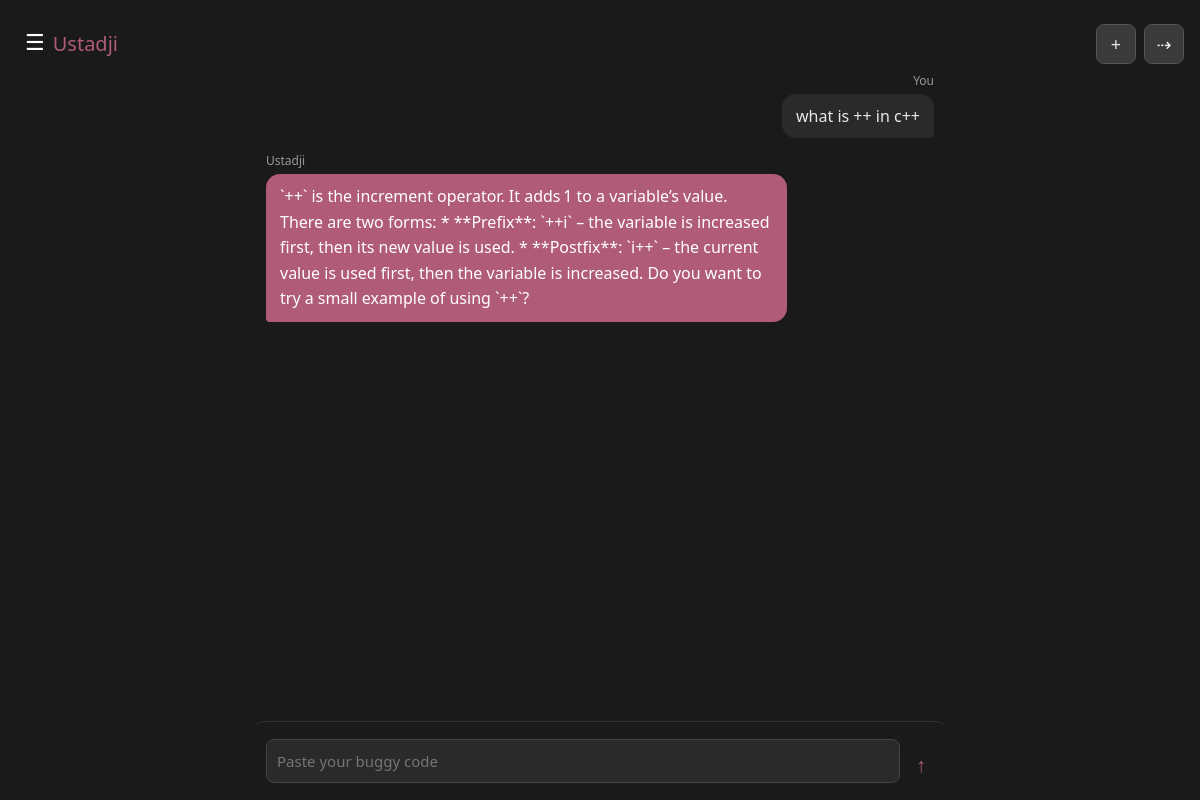
Page /tutor/12/ (signed in) on the committed database.
### tutor/models.py (models this page shows, shortened)
class Message(models.Model):
    conversation = models.ForeignKey(Conversation, on_delete=models.CASCADE)
    role = models.CharField(max_length=20)
    content = models.TextField()
    timestamp = models.DateTimeField(auto_now_add=True)

### tutor/views.py (the view, shortened to what this page needs)
# urls.py: path("", views.index, name="index"),
@login_required
def index(request , conversation_id = None):
    if conversation_id is None:
        latest_convo = Conversation.objects.filter(user=request.user).order_by('-created_at').first()
    else:
        try:
            latest_convo = Conversation.objects.get(user = request.user, id = conversation_id)
        except Conversation.DoesNotExist:
            return redirect('index')
    if latest_convo is None:
        latest_convo = Conversation.objects.create(user=request.user)
        Message.objects.create(conversation=latest_convo, role="system", content=SYSTEM_PROMOT)
    profile = UserProfile.objects.get(user= request.user)
    elapsed = timezone.now() - profile.trial_start
    trial_ended = elapsed >= timedelta(days=15) or profile.message_count >= 100
    all_conversations = Conversation.objects.filter(user=request.user).order_by('-created_at')
    conversation_list = [(convo, get_conversation_title(convo)) for convo in all_conversations]
    messages = Message.objects.filter(conversation=latest_convo)
    return render(request, "tutor/index.html", {"messages": messages, "all_conversations": conversation_list})

### tutor/views.py (called while the page is built)
def get_conversation_title(convo):
    first_message = Message.objects.filter(conversation=convo, role="user").order_by('timestamp').first()
    if first_message:
        return first_message.content[:40]
    return "New Conversation"

### tutor/templates/tutor/index.html (shortened to what this page needs)
{% extends 'tutor/base.html' %} {% block content %} {% if not trial_ended %}
<form method="post" class="input-bar">
  <textarea
    name="code"
    id="code_submit"
    placeholder="Paste your buggy code"
    rows="1"
  ></textarea>
  <button type="submit" class="send-icon-btn" title="Send">&#8593;</button>
</form>
{% endif %}{% for code in messages %}
  {% if code.role == "user" %}
    <div class="message-row" style="align-items: flex-end;">
      <span class="message-label">You</span>
      <div class="user-message">{{ code.content }}</div>
    </div>
  {% endif %}
  {% if code.role == "assistant" %}
    <div class="message-row" style="align-items: flex-start;">
      <span class="message-label">Ustadji</span>
      <div class="assistant-message">{{ code.content }}</div>
    </div>
  {% endif %}
{% endfor %}
  <div class="floating-actions">
    <a
      href="{% url 'new_conversation' %}"
      class="icon-button new_convo"
      title="New Conversation"
      >+</a
    >
    <form action="{% url 'logout' %}" method="post" class="icon-form">
      <button type="submit" class="icon-button logout-icon" title="Logout">
        &#8674;
      </button>
    </form>
  </div>
  {% endblock %}

### tutor/templates/tutor/base.html (style rules this page uses)
body { background-color: #1a1a1a; color: #e8e8e8; font-family: system-ui, sans-serif; margin: 0; padding: 16px; padding-top: 72px; max-width: 700px; margin-left: auto; margin-right: auto; padding-bottom: 80px; }
textarea { width: 100%; box-sizing: border-box; background-color: #2a2a2a; color: #e8e8e8; border: 1px solid #444; border-radius: 8px; padding: 10px; font-family: inherit; font-size: 15px; }
button { background-color: #3a3a3a; color: #e8e8e8; border: 1px solid #555; border-radius: 8px; padding: 8px 16px; margin-top: 8px; cursor: pointer; }
.floating-actions { position: fixed; top: 16px; right: 16px; display: flex; gap: 8px; z-index: 100; }
.icon-form { margin: 0; }
.icon-button { display: flex; align-items: center; justify-content: center; width: 40px; height: 40px; color: #e8e8e8; font-size: 18px; text-decoration: none; cursor: pointer; }
.new_convo { background-color: #3a3a3a; color: #e8e8e8; border: 1px solid #555; border-radius: 8px; padding: 0px; margin-top: 8px; }
.input-bar { position: fixed; bottom: 0; left: 0; right: 0; margin: 0 auto; max-width: 700px; display: flex; align-items: center; gap: 8px; padding: 12px 16px; background-color: #1a1a1a; border-top: 1px solid #333; border-radius: 0.938rem; }
.input-bar textarea { flex: 1; resize: none; max-height: 120px; }
.send-icon-btn { background: transparent; border: none; color: #b15b7a; font-size: 20px; cursor: pointer; padding: 8px; }
.message-row { display: flex; flex-direction: column; margin-bottom: 14px; }
.message-label { font-size: 12px; color: #999; margin-bottom: 4px; }
.user-message { align-self: flex-end; background-color: #2a2a2a; color: #e8e8e8; padding: 10px 14px; border-radius: 14px 14px 4px 14px; }
.assistant-message { align-self: flex-start; background-color: #b15b7a; color: #fff; padding: 10px 14px; border-radius: 14px 14px 14px 4px; line-height: 1.6; }
.user-message, .assistant-message { max-width: 78%; width: fit-content; }

### rows in the picture
Message: content "what is ++ in c++"
Message: content "`++` is the increment operator. It adds 1 to a variable’s value. There are two forms: * **Prefix**: `++i` – the variable is increased first, then its new value is used. * **Postfix**: `i++` – the current value is used first, then the variable is increased. Do you want to try a small example of using `++`?"
